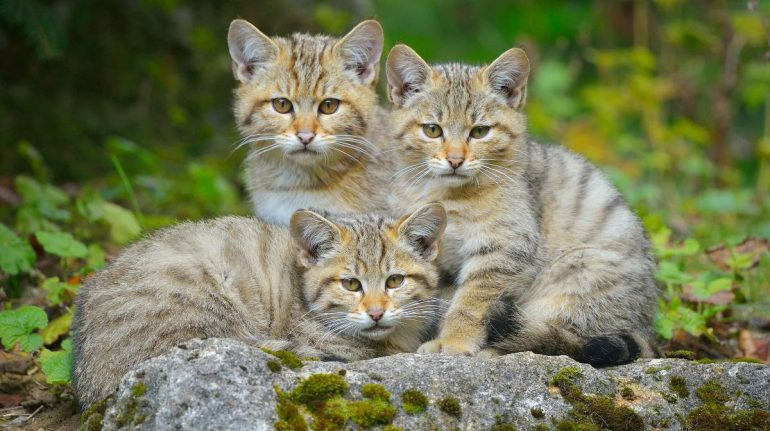
#> input picture images/cats.png, 770 x 431 px
$ python optativo_especular_reflexion.py
#> lines starting #> are read from the running program, lines starting #| are printed output that depends on the picture
### geometria.py
"""
geometria.py - Funciones comunes de la Práctica 2 (PIAV)
=========================================================
Aquí están TODAS las matrices de transformación. El resto de scripts
importan este módulo, así la parte matemática está en un único sitio.

Convención: matrices 3x3 en coordenadas homogéneas (x, y, 1). Así
componer transformaciones es multiplicar con @ (se aplican de DERECHA
a IZQUIERDA). cv.warpAffine solo necesita las dos primeras filas: M[:2].
"""
import os
import sys

import cv2 as cv
import numpy as np

# El OpenCV de pip trae Qt SIN fuentes y los nombres de los trackbars salían
# en blanco. Al importarse, cv2 apunta QT_QPA_FONTDIR a su carpeta vacía; se
# sobrescribe aquí con fuentes del sistema (Qt la lee al abrir la 1ª ventana).
for _carpeta in ('/usr/share/fonts/truetype/dejavu', '/usr/share/fonts/truetype',
                 '/usr/share/fonts'):
    if os.path.isdir(_carpeta):
        os.environ['QT_QPA_FONTDIR'] = _carpeta
        break

# Carpeta del proyecto: las rutas funcionan aunque se lance desde otro sitio
CARPETA = os.path.dirname(os.path.abspath(__file__))


def cargar_imagen(ruta):
#> called with ruta = 'images/cats.png'
    img = cv.imread(os.path.join(CARPETA, ruta))
#> img is the input picture: shape (431, 770, 3); mean B, G, R 85.6, 120, 115.6
    if img is None:
        sys.exit(f"Error: no se pudo cargar la imagen '{ruta}'.")
    return img


# ---------------------------------------------------------------
# Matrices básicas
# ---------------------------------------------------------------
# [32 lines left out: functions traslacion, rotacion, escalado, not called in this run]


def especular_horizontal(ancho):
    """Imagen especular (espejo izquierda-derecha): x' = (ancho - 1) - x.
    Da exactamente lo mismo que cv.flip(img, 1)."""
    return np.array([[-1, 0, ancho - 1],
                     [ 0, 1, 0],
                     [ 0, 0, 1]], dtype=np.float64)


# [52 lines left out: functions reflexion_recta, matriz_camara, dibujar_rejilla, ventana_cerrada, not called in this run]

### optativo_especular_reflexion.py
"""
optativo_especular_reflexion.py - Optativos 7 y 8
=================================================
7. Imagen especular con una matriz (da lo mismo que cv.flip(img, 1)).
8. Reflexión respecto a una recta: dos clics marcan la recta (eje de
   reflexión) y la imagen se refleja respecto a ella.

Teclas: r borrar la recta · ESC salir
"""
import cv2 as cv
import numpy as np

import geometria as geo

img = geo.cargar_imagen('images/cats.png')
alto, ancho = img.shape[:2]
#> alto = 431; ancho = 770
pts = []


def raton(evento, x, y, flags, param):
    if evento == cv.EVENT_LBUTTONDOWN:
        pts.append((x, y))
        if len(pts) > 2:     # solo se guardan los 2 últimos clics
            pts.pop(0)


# --- 7. Imagen especular (original | especular) ---
M_esp = geo.especular_horizontal(ancho)
#> M_esp = [[-1, 0, 769], [0, 1, 0], [0, 0, 1]]
especular = cv.warpAffine(img, M_esp[:2, :], (ancho, alto))
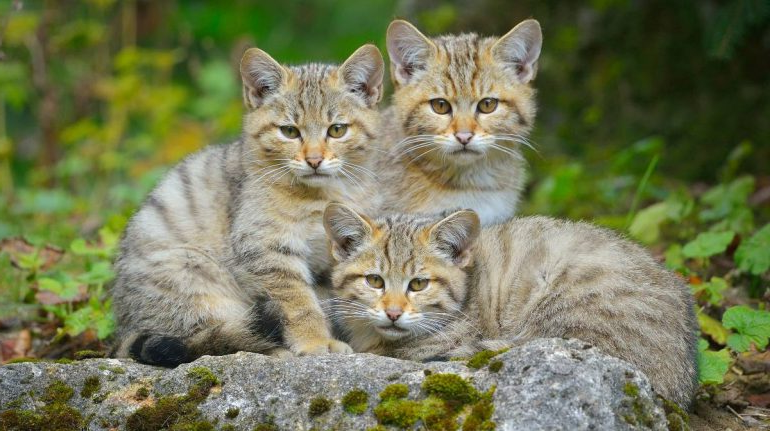
#> especular: shape (431, 770, 3); mean B, G, R 85.6, 120, 115.6
cv.imshow('Especular (original | espejo)', np.hstack([img, especular]))
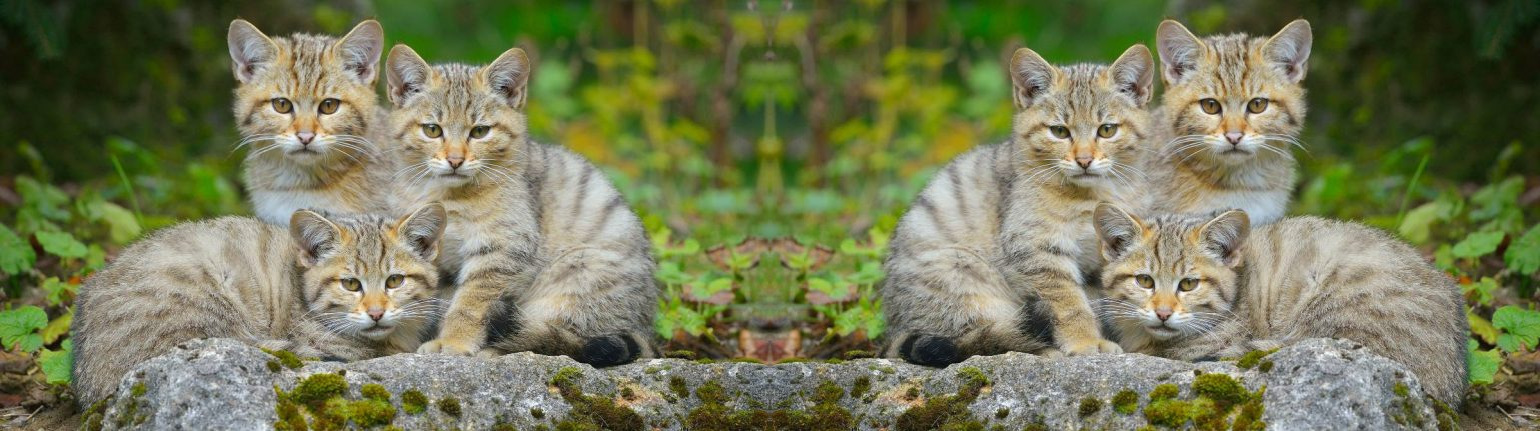
#> window 'Especular (original | espejo)': shape (431, 1540, 3); mean B, G, R 85.6, 120, 115.6

# --- 8. Reflexión respecto a una recta ---
cv.namedWindow('Reflexion Recta')
cv.setMouseCallback('Reflexion Recta', raton)

while True:
    vista = img.copy()

    if len(pts) == 2:
        M = geo.reflexion_recta(pts[0], pts[1])
        vista = cv.warpAffine(img, M[:2, :], (ancho, alto))
        cv.line(vista, pts[0], pts[1], (0, 255, 255), 2)
    for p in pts:
        cv.circle(vista, p, 5, (0, 0, 255), -1)

    cv.imshow('Reflexion Recta', vista)
    tecla = cv.waitKey(20) & 0xFF
#> (key Esc is pressed here)
    if tecla == 27 or geo.ventana_cerrada('Reflexion Recta'):
        break
    elif tecla == ord('r'):
        pts.clear()

cv.destroyAllWindows()

$ run again, with images/Catedral.png copied over images/cats.png
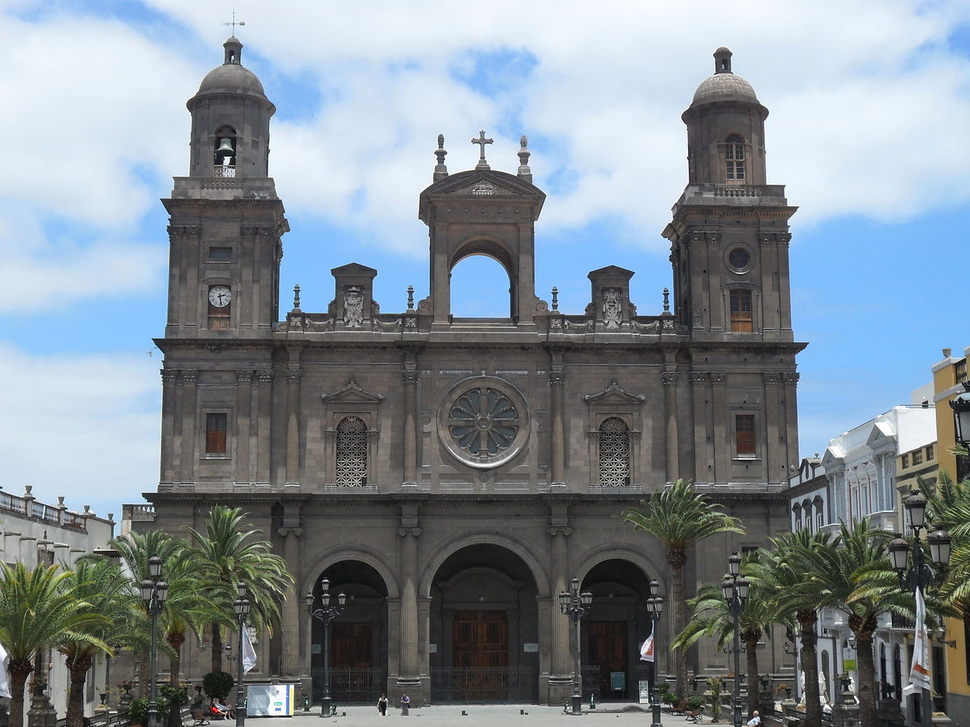
#> input picture images/Catedral.png, 970 x 727 px, shrunk from 1280 x 960 before the run
#> in cargar_imagen, img is the input picture: shape (727, 970, 3); mean B, G, R 146.4, 138.4, 127.6
#> `especular = cv.warpAffine(img, M_esp[:2, :], (ancho, alto))`:
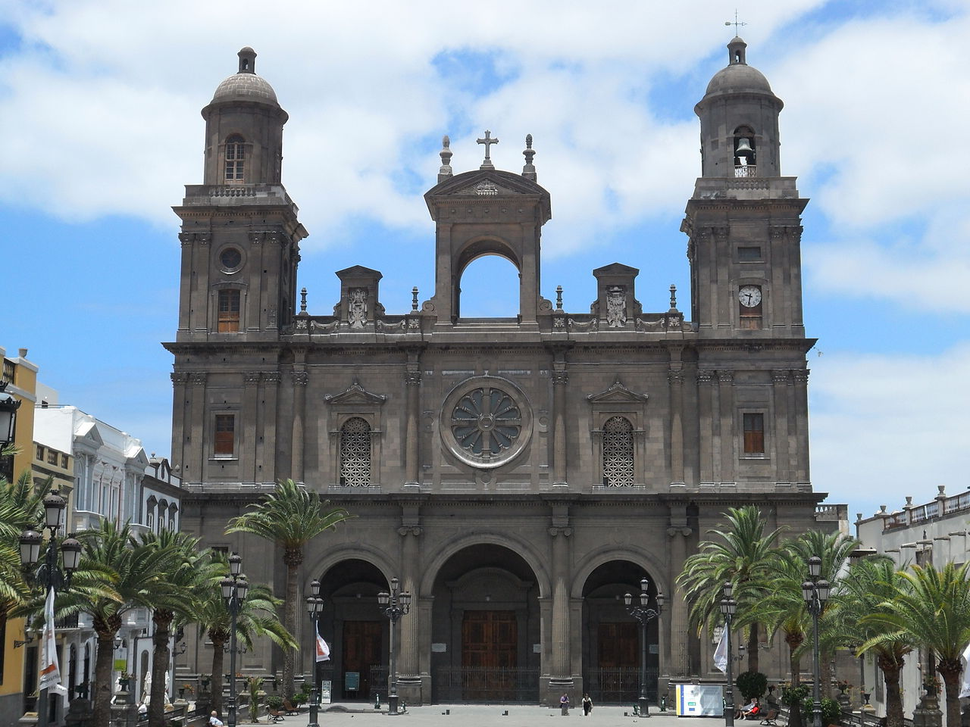
#> especular: shape (727, 970, 3); mean B, G, R 146.4, 138.4, 127.6
#> `cv.imshow('Especular (original | espejo)', np.hstack([img, especular]))`:
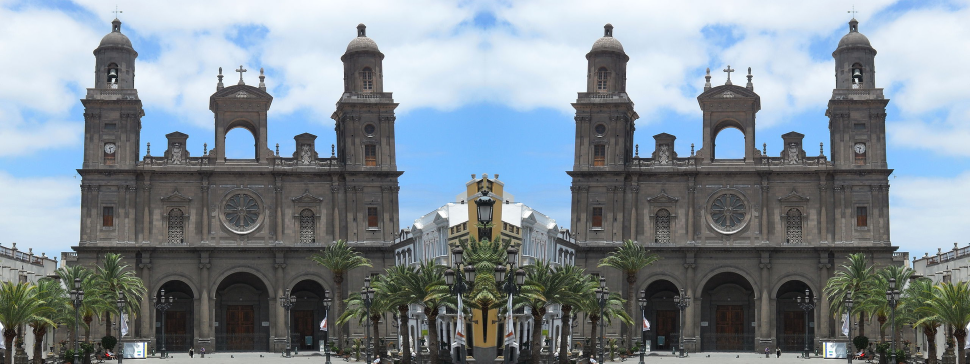
#> window 'Especular (original | espejo)': shape (727, 1940, 3) (shown at 1/2 size); mean B, G, R 146.4, 138.4, 127.6
